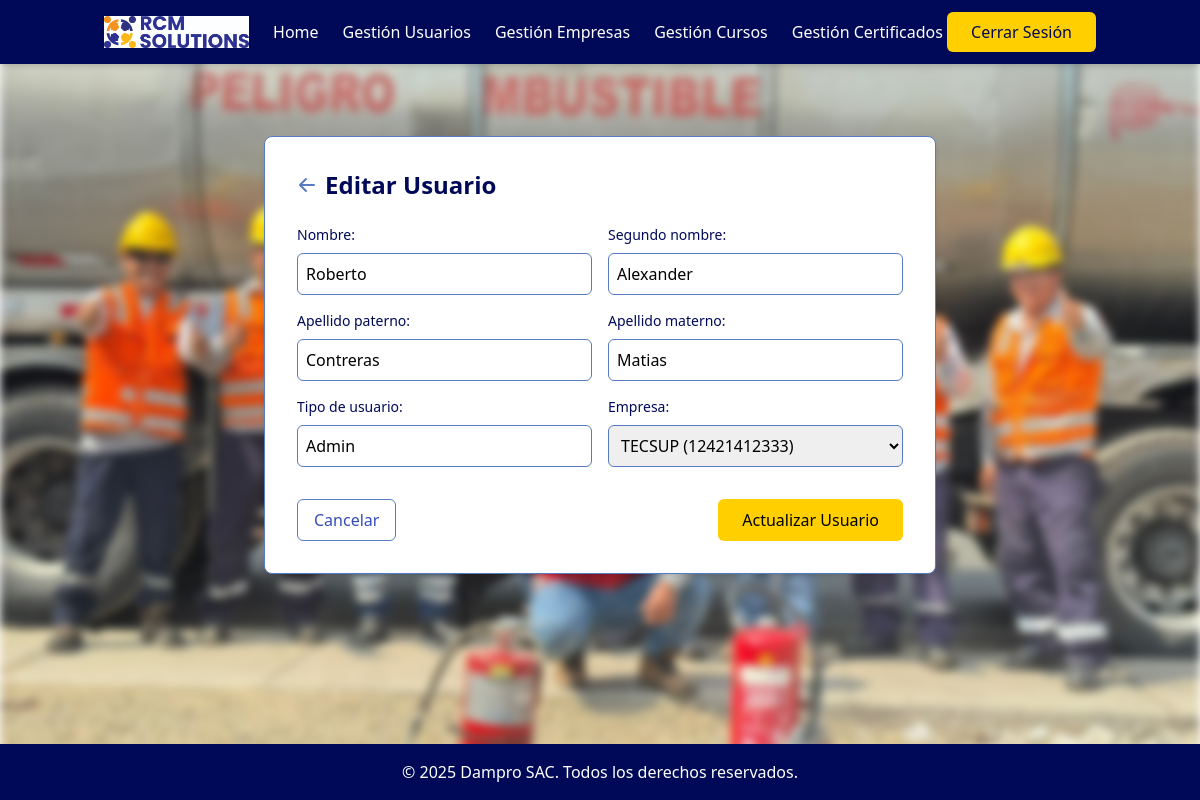
Screenshot of /dashboard/usuarios/edit/1/ (signed in) with the database file from the repository.
### system/models.py (models this page shows)
class Usuario(models.Model):
    first_name = models.CharField(max_length=100)
    middle_name = models.CharField(max_length=100, blank=True, null=True)
    last_name = models.CharField(max_length=100)
    second_last_name = models.CharField(max_length=100, blank=True, null=True)
    user_type = models.CharField(max_length=50)
    empresa = models.ForeignKey(Empresa, on_delete=models.CASCADE, related_name='usuarios', null=True, blank=True)

class Empresa(models.Model):
    ruc = models.CharField(max_length=11, unique=True)
    nombre = models.CharField(max_length=200)  # razón social

### system/views.py (the view, shortened to what this page needs)
# urls.py: path('dashboard/usuarios/edit/<int:pk>/', views.edit_usuario, name='edit_usuario'),
@login_required
def edit_usuario(request, pk):
    usuario = Usuario.objects.get(pk=pk)
    empresas = Empresa.objects.all()
    return render(request, 'system/usuario_form.html', {
        'action': 'edit',
        'usuario': usuario,
        'empresas': empresas
    })

### system/views.py (called while the page is built)
def login_required(view_func):
    @wraps(view_func)
    def wrapped_view(request, *args, **kwargs):
        if not request.session.get('user_id'):
            return redirect('system:login')
        return view_func(request, *args, **kwargs)
    return wrapped_view

### system/templates/system/usuario_form.html (shortened to what this page needs)
{% extends 'system/base_logged.html' %}
{% block content %}
<section class="py-12">
  <div class="container mx-auto px-4">
    <div class="bg-rcm-white border border-rcm-blue-light rounded-lg shadow-md p-8 max-w-2xl mx-auto">
      <div class="flex items-center mb-6">
        <a href="{% url 'system:gestion_usuarios' %}" class="mr-2 text-rcm-blue-light hover:text-rcm-blue-medium transition-colors">
          <svg xmlns="http://www.w3.org/2000/svg" class="h-5 w-5" viewBox="0 0 20 20" fill="currentColor">
            <path fill-rule="evenodd" d="M9.707 16.707a1 1 0 01-1.414 0l-6-6a1 1 0 010-1.414l6-6a1 1 0 011.414 1.414L5.414 9H17a1 1 0 110 2H5.414l4.293 4.293a1 1 0 010 1.414z" clip-rule="evenodd" />
          </svg>
        </a>
        <h1 class="text-2xl font-bold text-rcm-navy">
          {% if action == 'add' %}Agregar Usuario{% else %}Editar Usuario{% endif %}
        </h1>
      </div>
      <form method="post" action="" class="space-y-4">
        <div class="grid grid-cols-1 md:grid-cols-2 gap-4">
          <div class="space-y-2">
            <label for="first_name" class="block text-sm font-medium text-rcm-navy">Nombre:</label>
            <input
              type="text"
              name="first_name"
              id="first_name"
              value="{{ usuario.first_name|default_if_none:'' }}"
              class="w-full p-2 border border-rcm-blue-light rounded-md focus:outline-none focus:ring-2 focus:ring-rcm-gold text-rcm-black"
              required
            />
          </div>
          <div class="space-y-2">
            <label for="middle_name" class="block text-sm font-medium text-rcm-navy">Segundo nombre:</label>
            <input
              type="text"
              name="middle_name"
              id="middle_name"
              value="{{ usuario.middle_name|default_if_none:'' }}"
              class="w-full p-2 border border-rcm-blue-light rounded-md focus:outline-none focus:ring-2 focus:ring-rcm-gold text-rcm-black"
            />
          </div>
        </div>
        <div class="grid grid-cols-1 md:grid-cols-2 gap-4">
          <div class="space-y-2">
            <label for="last_name" class="block text-sm font-medium text-rcm-navy">Apellido paterno:</label>
            <input
              type="text"
              name="last_name"
              id="last_name"
              value="{{ usuario.last_name|default_if_none:'' }}"
              class="w-full p-2 border border-rcm-blue-light rounded-md focus:outline-none focus:ring-2 focus:ring-rcm-gold text-rcm-black"
              required
            />
          </div>
          <div class="space-y-2">
            <label for="second_last_name" class="block text-sm font-medium text-rcm-navy">Apellido materno:</label>
            <input
              type="text"
              name="second_last_name"
              id="second_last_name"
              value="{{ usuario.second_last_name|default_if_none:'' }}"
              class="w-full p-2 border border-rcm-blue-light rounded-md focus:outline-none focus:ring-2 focus:ring-rcm-gold text-rcm-black"
            />
          </div>
        </div>
        <div class="grid grid-cols-1 md:grid-cols-2 gap-4">
          <div class="space-y-2">
            <label for="user_type" class="block text-sm font-medium text-rcm-navy">Tipo de usuario:</label>
            <input
              type="text"
              name="user_type"
              id="user_type"
              value="{{ usuario.user_type|default_if_none:'' }}"
              class="w-full p-2 border border-rcm-blue-light rounded-md focus:outline-none focus:ring-2 focus:ring-rcm-gold text-rcm-black"
              required
            />
          </div>
          <div class="space-y-2">
            <label for="empresa_id" class="block text-sm font-medium text-rcm-navy">Empresa:</label>
            <select
              name="empresa_id"
              id="empresa_id"
              class="w-full p-2 border border-rcm-blue-light rounded-md focus:outline-none focus:ring-2 focus:ring-rcm-gold text-rcm-black"
            >
              {% for empresa in empresas %}
                <option value="{{ empresa.id }}" {% if usuario.empresa.id == empresa.id %}selected{% endif %}>
                  {{ empresa.nombre }} ({{ empresa.ruc }})
                </option>
              {% endfor %}
            </select>
          </div>
        </div>
        <div class="flex justify-between pt-4">
          <a href="{% url 'system:gestion_usuarios' %}" class="py-2 px-4 border border-rcm-blue-light rounded-md text-rcm-blue-medium hover:bg-rcm-blue-light hover:text-rcm-white transition-colors">
            Cancelar
          </a>
          <button type="submit" class="bg-rcm-gold text-rcm-black py-2 px-6 rounded-md font-medium hover:bg-yellow-400 transition-colors">
            {% if action == 'add' %}Crear Usuario{% else %}Actualizar Usuario{% endif %}
          </button>
        </div>
      </form>
    </div>
  </div>
</section>
{% endblock %}

### rows the page displays
Usuario: first_name "Roberto", middle_name "Alexander", last_name "Contreras", second_last_name "Matias", user_type "Admin", empresa_id "TECSUP (12421412333)"
